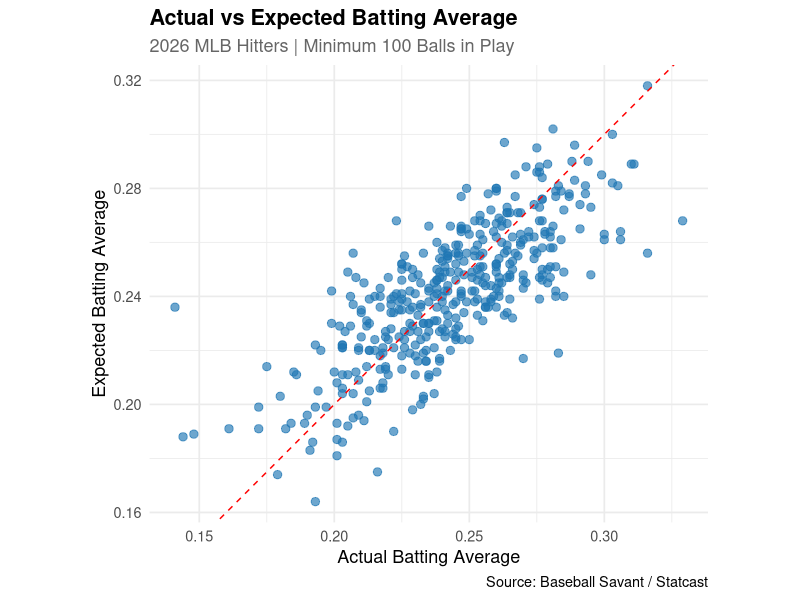
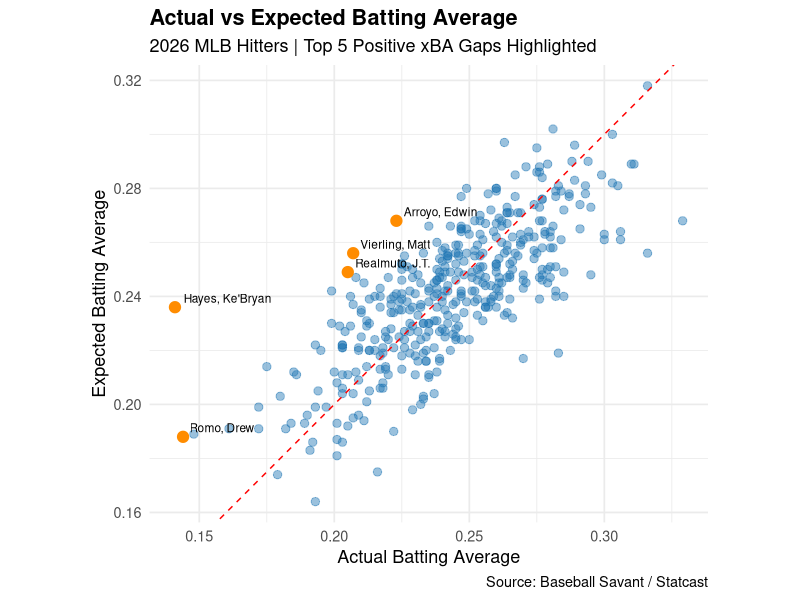
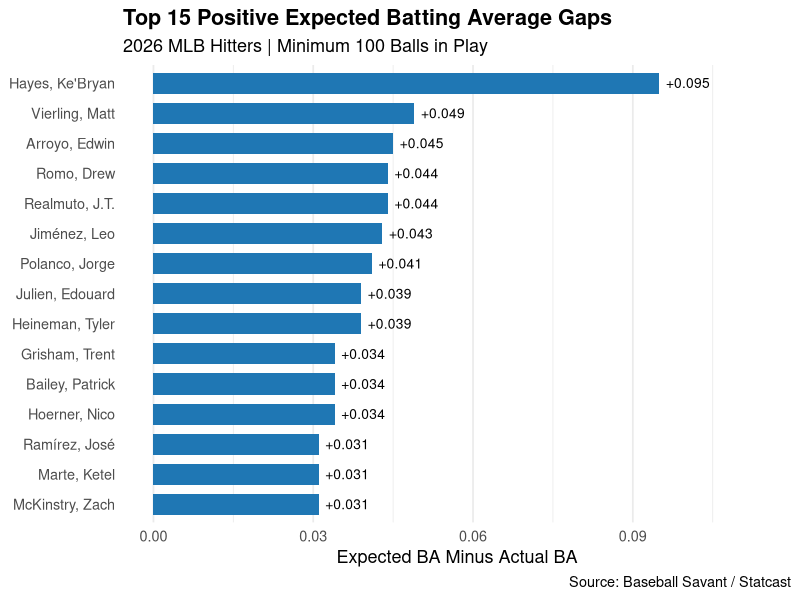
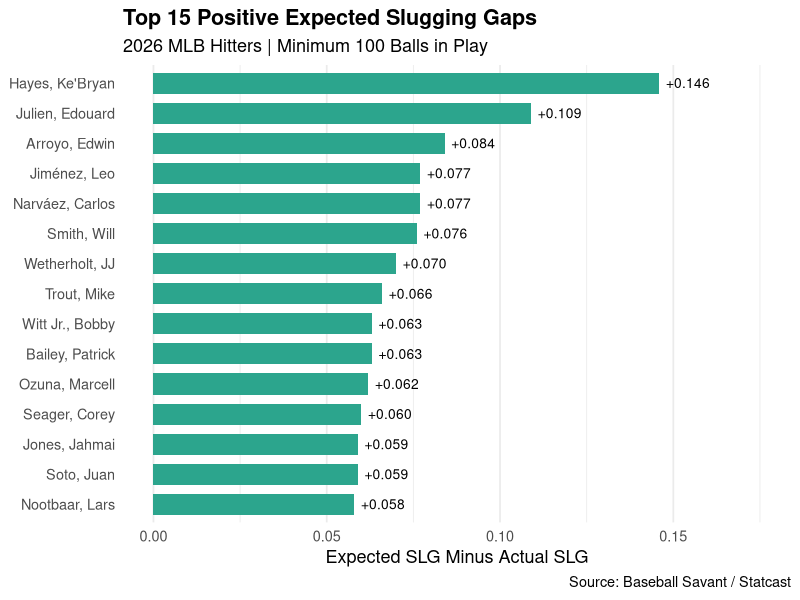
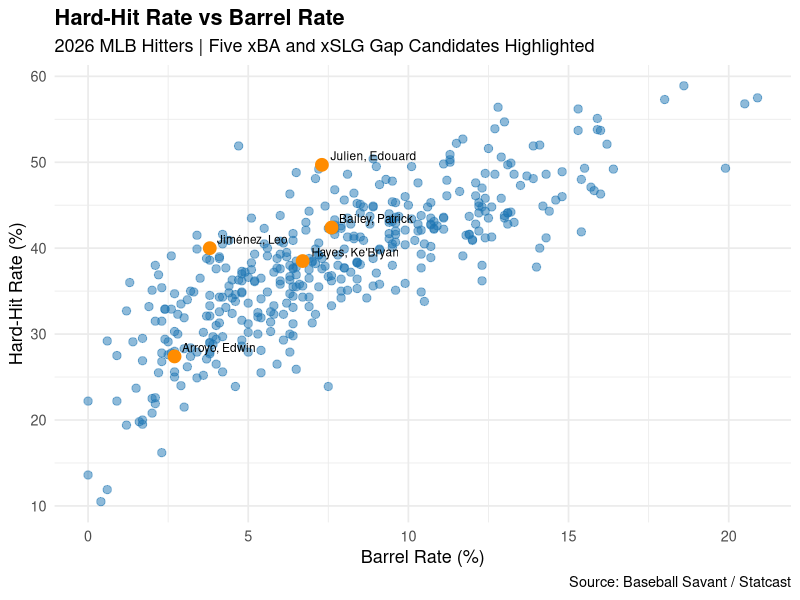
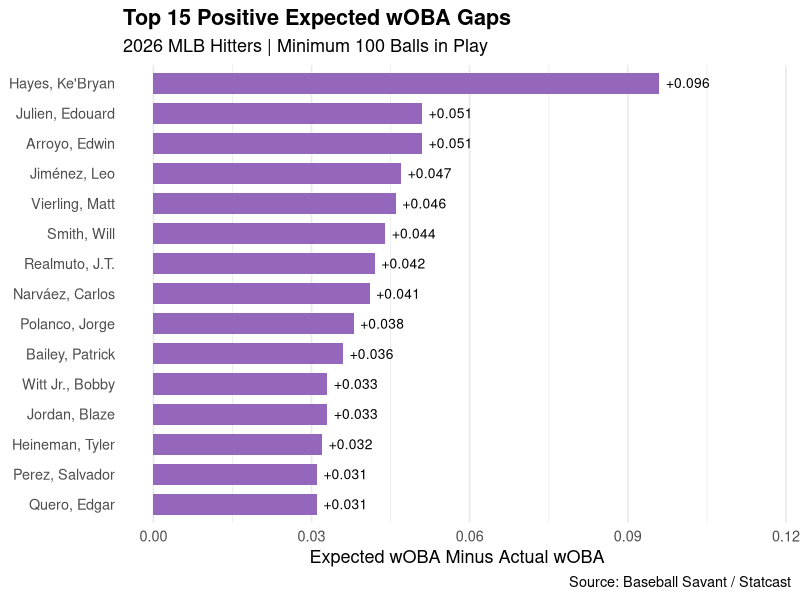
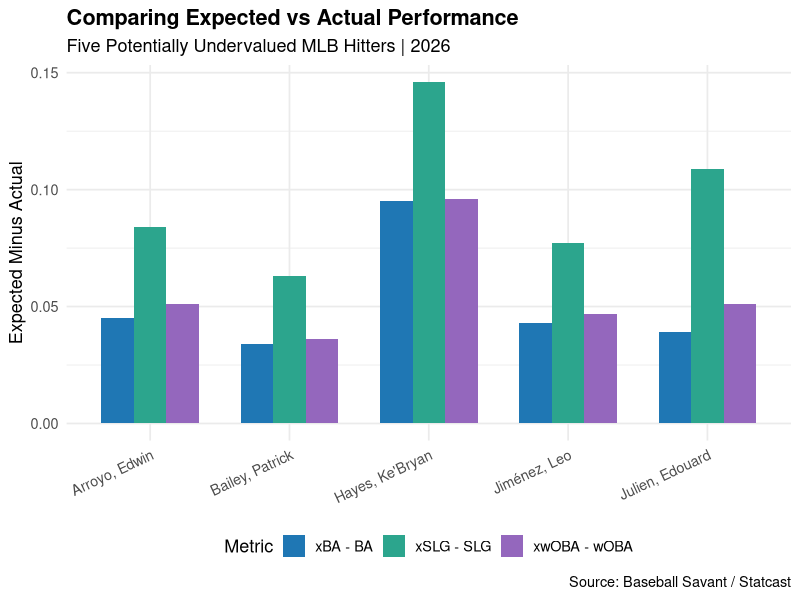
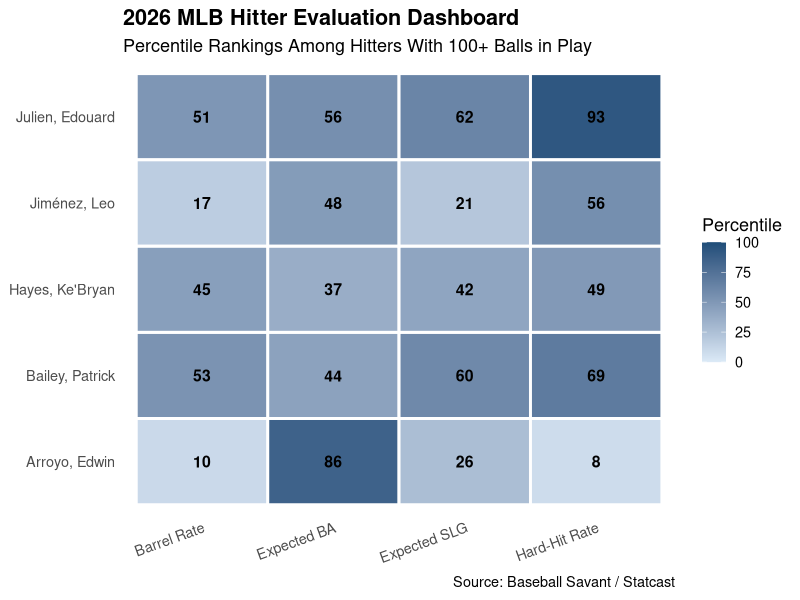

Here is the R script that generated these plots, in order:
# Project 2: Identifying Undervalued MLB Hitters
# 2026 MLB Regular Season

library(tidyverse)

# Import Baseball Savant data
expected <- read_csv("data/expected_statistics.csv")

contact <- read_csv("data/exit_velocity_barrels.csv")

# Check the number of players and columns
dim(expected)
dim(contact)

# See the column names
names(expected)
names(contact)

# Preview the datasets
head(expected)
head(contact)

dim(expected)
dim(contact)
names(expected)
names(contact)

# STEP 5: Combine and clean datasets

hitters <- expected %>%
  inner_join(
    contact,
    by = "player_id",
    suffix = c("", "_contact")
  ) %>%
  filter(bip >= 100) %>%
  mutate(
    ba_difference = est_ba - ba,
    slg_difference = est_slg - slg,
    woba_difference = est_woba - woba
  )

# Check the combined dataset
dim(hitters)

# Preview the results
head(hitters)

# Top 15 hitters by expected vs actual batting average

top_undervalued <- hitters %>%
  arrange(desc(ba_difference)) %>%
  select(
    `last_name, first_name`,
    ba,
    est_ba,
    ba_difference,
    slg,
    est_slg,
    slg_difference,
    bip
  ) %>%
  head(15)

print(top_undervalued, n = 15)

dim(hitters)
print(top_undervalued, n = 15)

# STEP 6: Actual vs Expected Batting Average

library(ggplot2)

ba_plot <- ggplot(
  hitters,
  aes(x = ba, y = est_ba)
) +
  geom_point(
    color = "#1F77B4",
    alpha = 0.65,
    size = 2.5
  ) +
  geom_abline(
    slope = 1,
    intercept = 0,
    linetype = "dashed",
    color = "red"
  ) +
  labs(
    title = "Actual vs Expected Batting Average",
    subtitle = "2026 MLB Hitters | Minimum 100 Balls in Play",
    x = "Actual Batting Average",
    y = "Expected Batting Average",
    caption = "Source: Baseball Savant / Statcast"
  ) +
  coord_equal() +
  theme_minimal(base_size = 13) +
  theme(
    plot.title = element_text(face = "bold"),
    plot.subtitle = element_text(color = "gray40")
  )

print(ba_plot)

# Create a folder for visualizations
dir.create("visualizations", showWarnings = FALSE)

# Save Chart 1
ggsave(
  "visualizations/MLB_2026_Actual_vs_Expected_BA.png",
  plot = ba_plot,
  width = 10,
  height = 7,
  dpi = 300
)

# STEP 7: Highlight the top 5 xBA gaps

library(ggplot2)

# Identify the five largest positive differences
top_5_hitters <- hitters %>%
  filter(!is.na(ba_difference)) %>%
  arrange(desc(ba_difference)) %>%
  slice_head(n = 5)

# Create the improved visualization
ba_plot_highlighted <- ggplot(
  hitters,
  aes(x = ba, y = est_ba)
) +
  geom_point(
    color = "#1F77B4",
    alpha = 0.45,
    size = 2.5
  ) +
  geom_abline(
    slope = 1,
    intercept = 0,
    linetype = "dashed",
    color = "red"
  ) +
  geom_point(
    data = top_5_hitters,
    color = "#FF8C00",
    size = 3.5
  ) +
  geom_text(
    data = top_5_hitters,
    aes(label = `last_name, first_name`),
    hjust = -0.1,
    vjust = -0.5,
    size = 3,
    check_overlap = TRUE
  ) +
  labs(
    title = "Actual vs Expected Batting Average",
    subtitle = "2026 MLB Hitters | Top 5 Positive xBA Gaps Highlighted",
    x = "Actual Batting Average",
    y = "Expected Batting Average",
    caption = "Source: Baseball Savant / Statcast"
  ) +
  coord_equal() +
  theme_minimal(base_size = 13) +
  theme(
    plot.title = element_text(face = "bold")
  )

print(ba_plot_highlighted)

# Save highlighted visualization

ggsave(
  "visualizations/MLB_2026_BA_Gap_Highlighted.png",
  plot = ba_plot_highlighted,
  width = 12,
  height = 8,
  dpi = 300
)

# STEP 8: Top 15 Positive xBA Gaps

library(ggplot2)
library(dplyr)

# Prepare the top 15 hitters
top_15_ba <- hitters %>%
  filter(!is.na(ba_difference)) %>%
  arrange(desc(ba_difference)) %>%
  slice_head(n = 15)

# Create the horizontal bar chart
ba_gap_plot <- ggplot(
  top_15_ba,
  aes(
    x = reorder(`last_name, first_name`, ba_difference),
    y = ba_difference
  )
) +
  geom_col(
    fill = "#1F77B4",
    width = 0.7
  ) +
  geom_text(
    aes(label = sprintf("+%.3f", ba_difference)),
    hjust = -0.15,
    size = 3.5
  ) +
  coord_flip() +
  scale_y_continuous(
    limits = c(0, max(top_15_ba$ba_difference) * 1.2)
  ) +
  labs(
    title = "Top 15 Positive Expected Batting Average Gaps",
    subtitle = "2026 MLB Hitters | Minimum 100 Balls in Play",
    x = NULL,
    y = "Expected BA Minus Actual BA",
    caption = "Source: Baseball Savant / Statcast"
  ) +
  theme_minimal(base_size = 13) +
  theme(
    plot.title = element_text(face = "bold"),
    panel.grid.major.y = element_blank()
  )

# Display chart
print(ba_gap_plot)

ggsave(
  "visualizations/MLB_2026_Top_15_xBA_Gaps.png",
  plot = ba_gap_plot,
  width = 11,
  height = 8,
  dpi = 300
)

# STEP 9: Top 15 Positive Expected Slugging Gaps

# Identify the top 15 hitters
top_15_slg <- hitters %>%
  filter(!is.na(slg_difference)) %>%
  arrange(desc(slg_difference)) %>%
  slice_head(n = 15)

# Create horizontal bar chart
slg_gap_plot <- ggplot(
  top_15_slg,
  aes(
    x = reorder(`last_name, first_name`, slg_difference),
    y = slg_difference
  )
) +
  geom_col(
    fill = "#2CA58D",
    width = 0.7
  ) +
  geom_text(
    aes(label = sprintf("+%.3f", slg_difference)),
    hjust = -0.15,
    size = 3.5
  ) +
  coord_flip() +
  scale_y_continuous(
    limits = c(0, max(top_15_slg$slg_difference) * 1.2)
  ) +
  labs(
    title = "Top 15 Positive Expected Slugging Gaps",
    subtitle = "2026 MLB Hitters | Minimum 100 Balls in Play",
    x = NULL,
    y = "Expected SLG Minus Actual SLG",
    caption = "Source: Baseball Savant / Statcast"
  ) +
  theme_minimal(base_size = 13) +
  theme(
    plot.title = element_text(face = "bold"),
    panel.grid.major.y = element_blank()
  )

# Display chart
print(slg_gap_plot)

# Save Chart 3

ggsave(
  "visualizations/MLB_2026_Top_15_xSLG_Gaps.png",
  plot = slg_gap_plot,
  width = 11,
  height = 8,
  dpi = 300
)

# STEP 10: Hard-Hit Rate vs Barrel Rate

library(ggplot2)
library(dplyr)

# Identify five hitters for further evaluation
candidates <- hitters %>%
  filter(
    `last_name, first_name` %in% c(
      "Hayes, Ke'Bryan",
      "Arroyo, Edwin",
      "Jiménez, Leo",
      "Julien, Edouard",
      "Bailey, Patrick"
    )
  )

# Create scatterplot
contact_plot <- ggplot(
  hitters,
  aes(x = brl_percent, y = `ev95percent`)
) +
  geom_point(
    color = "#1F77B4",
    alpha = 0.5,
    size = 2.5
  ) +
  geom_point(
    data = candidates,
    color = "#FF8C00",
    size = 4
  ) +
  geom_text(
    data = candidates,
    aes(label = `last_name, first_name`),
    hjust = -0.1,
    vjust = -0.5,
    size = 3,
    check_overlap = TRUE
  ) +
  labs(
    title = "Hard-Hit Rate vs Barrel Rate",
    subtitle = "2026 MLB Hitters | Five xBA and xSLG Gap Candidates Highlighted",
    x = "Barrel Rate (%)",
    y = "Hard-Hit Rate (%)",
    caption = "Source: Baseball Savant / Statcast"
  ) +
  theme_minimal(base_size = 13) +
  theme(
    plot.title = element_text(face = "bold")
  )

# Display chart
print(contact_plot)

summary(hitters$brl_percent)
summary(hitters$ev95percent)

# Save Chart 4

ggsave(
  "visualizations/MLB_2026_Hard_Hit_vs_Barrel_Rate.png",
  plot = contact_plot,
  width = 12,
  height = 8,
  dpi = 300
)

# STEP 11: Top 15 Positive xwOBA Gaps

top_15_woba <- hitters %>%
  filter(!is.na(woba_difference)) %>%
  arrange(desc(woba_difference)) %>%
  slice_head(n = 15)

# Create horizontal bar chart
woba_gap_plot <- ggplot(
  top_15_woba,
  aes(
    x = reorder(`last_name, first_name`, woba_difference),
    y = woba_difference
  )
) +
  geom_col(
    fill = "#9467BD",
    width = 0.7
  ) +
  geom_text(
    aes(label = sprintf("+%.3f", woba_difference)),
    hjust = -0.15,
    size = 3.5
  ) +
  coord_flip() +
  scale_y_continuous(
    limits = c(0, max(top_15_woba$woba_difference) * 1.2)
  ) +
  labs(
    title = "Top 15 Positive Expected wOBA Gaps",
    subtitle = "2026 MLB Hitters | Minimum 100 Balls in Play",
    x = NULL,
    y = "Expected wOBA Minus Actual wOBA",
    caption = "Source: Baseball Savant / Statcast"
  ) +
  theme_minimal(base_size = 13) +
  theme(
    plot.title = element_text(face = "bold"),
    panel.grid.major.y = element_blank()
  )

# Display chart
print(woba_gap_plot)

# Save Chart 5

ggsave(
  "visualizations/MLB_2026_Top_15_xwOBA_Gaps.png",
  plot = woba_gap_plot,
  width = 11,
  height = 8,
  dpi = 300
)

# STEP 12: Compare Top 5 Candidates

library(tidyr)
library(dplyr)
library(ggplot2)

# Select our five candidates
comparison_data <- hitters %>%
  filter(
    `last_name, first_name` %in% c(
      "Hayes, Ke'Bryan",
      "Julien, Edouard",
      "Arroyo, Edwin",
      "Jiménez, Leo",
      "Bailey, Patrick"
    )
  ) %>%
  select(
    `last_name, first_name`,
    ba_difference,
    slg_difference,
    woba_difference
  ) %>%
  pivot_longer(
    cols = c(
      ba_difference,
      slg_difference,
      woba_difference
    ),
    names_to = "Metric",
    values_to = "Difference"
  ) %>%
  mutate(
    Metric = recode(
      Metric,
      ba_difference = "xBA - BA",
      slg_difference = "xSLG - SLG",
      woba_difference = "xwOBA - wOBA"
    )
  )

# Create comparison chart
comparison_plot <- ggplot(
  comparison_data,
  aes(
    x = `last_name, first_name`,
    y = Difference,
    fill = Metric
  )
) +
  geom_col(
    position = "dodge",
    width = 0.7
  ) +
  scale_fill_manual(
    values = c(
      "xBA - BA" = "#1F77B4",
      "xSLG - SLG" = "#2CA58D",
      "xwOBA - wOBA" = "#9467BD"
    )
  ) +
  labs(
    title = "Comparing Expected vs Actual Performance",
    subtitle = "Five Potentially Undervalued MLB Hitters | 2026",
    x = NULL,
    y = "Expected Minus Actual",
    fill = "Metric",
    caption = "Source: Baseball Savant / Statcast"
  ) +
  theme_minimal(base_size = 13) +
  theme(
    plot.title = element_text(face = "bold"),
    axis.text.x = element_text(
      angle = 25,
      hjust = 1
    ),
    legend.position = "bottom"
  )

# Display chart
print(comparison_plot)

# Save Chart 6

ggsave(
  "visualizations/MLB_2026_Candidate_Comparison.png",
  plot = comparison_plot,
  width = 12,
  height = 8,
  dpi = 300
)

# STEP 13: Hitter Evaluation Dashboard

library(dplyr)
library(tidyr)
library(ggplot2)

# Calculate percentile ranks for all hitters
ranked_hitters <- hitters %>%
  mutate(
    xBA_percentile = percent_rank(est_ba) * 100,
    xSLG_percentile = percent_rank(est_slg) * 100,
    Barrel_percentile = percent_rank(brl_percent) * 100,
    HardHit_percentile = percent_rank(ev95percent) * 100
  )

# Select our five candidates
dashboard_data <- ranked_hitters %>%
  filter(
    `last_name, first_name` %in% c(
      "Hayes, Ke'Bryan",
      "Julien, Edouard",
      "Arroyo, Edwin",
      "Jiménez, Leo",
      "Bailey, Patrick"
    )
  ) %>%
  select(
    `last_name, first_name`,
    xBA_percentile,
    xSLG_percentile,
    Barrel_percentile,
    HardHit_percentile
  ) %>%
  pivot_longer(
    cols = -`last_name, first_name`,
    names_to = "Metric",
    values_to = "Percentile"
  ) %>%
  mutate(
    Metric = recode(
      Metric,
      xBA_percentile = "Expected BA",
      xSLG_percentile = "Expected SLG",
      Barrel_percentile = "Barrel Rate",
      HardHit_percentile = "Hard-Hit Rate"
    )
  )

# Create dashboard
dashboard_plot <- ggplot(
  dashboard_data,
  aes(
    x = Metric,
    y = `last_name, first_name`,
    fill = Percentile
  )
) +
  geom_tile(
    color = "white",
    linewidth = 1
  ) +
  geom_text(
    aes(label = round(Percentile, 0)),
    size = 4,
    fontface = "bold"
  ) +
  scale_fill_gradient(
    low = "#DCEAF7",
    high = "#1F4E79",
    limits = c(0, 100)
  ) +
  labs(
    title = "2026 MLB Hitter Evaluation Dashboard",
    subtitle = "Percentile Rankings Among Hitters With 100+ Balls in Play",
    x = NULL,
    y = NULL,
    fill = "Percentile",
    caption = "Source: Baseball Savant / Statcast"
  ) +
  theme_minimal(base_size = 13) +
  theme(
    plot.title = element_text(face = "bold"),
    panel.grid = element_blank(),
    axis.text.x = element_text(
      angle = 20,
      hjust = 1
    )
  )

# Display dashboard
print(dashboard_plot)

# Save Chart 7

ggsave(
  "visualizations/MLB_2026_Hitter_Evaluation_Dashboard.png",
  plot = dashboard_plot,
  width = 12,
  height = 7,
  dpi = 300
)

# STEP 14: Final Candidate Statistics

final_candidates <- hitters %>%
  filter(
    `last_name, first_name` %in% c(
      "Hayes, Ke'Bryan",
      "Julien, Edouard",
      "Arroyo, Edwin",
      "Jiménez, Leo",
      "Bailey, Patrick"
    )
  ) %>%
  select(
    `last_name, first_name`,
    pa,
    bip,
    ba,
    est_ba,
    ba_difference,
    slg,
    est_slg,
    slg_difference,
    woba,
    est_woba,
    woba_difference,
    brl_percent,
    ev95percent
  ) %>%
  arrange(desc(woba_difference))

# Display the table
print(final_candidates, width = Inf)

# Save the results
write_csv(
  final_candidates,
  "data/MLB_2026_Final_Candidates.csv"
)
